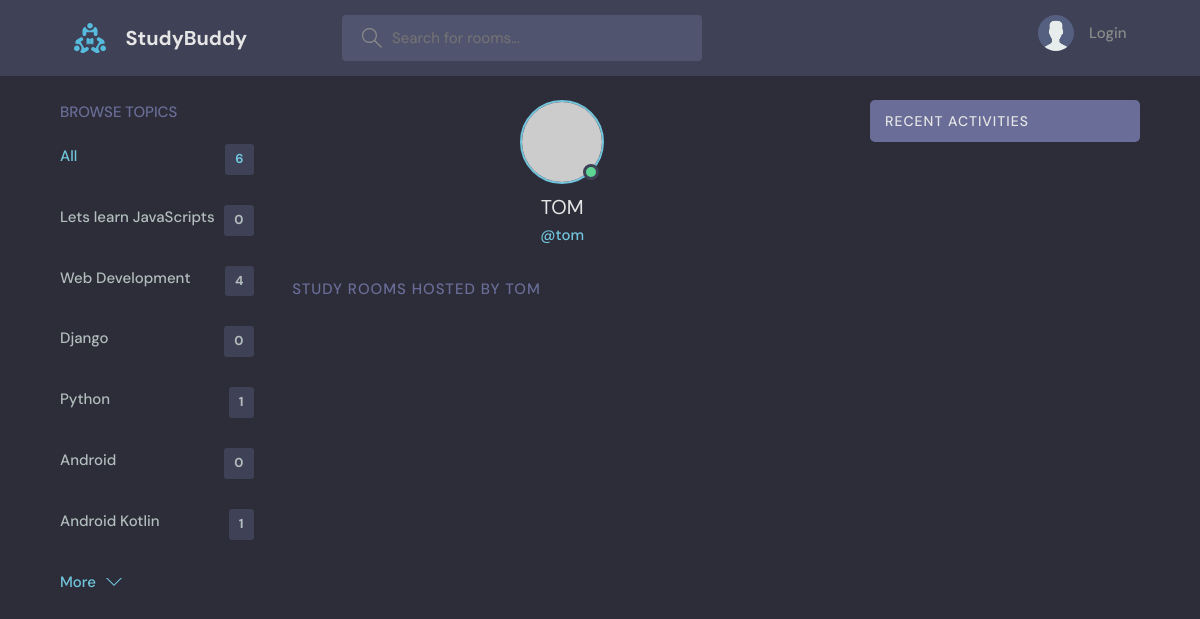
Screenshot of /profile/4 with the database file from the repository.
### base/models.py (models this page shows, shortened)
class Topic(models.Model):
    name = models.CharField(max_length=200)

### base/views.py (the view)
# urls.py: path('profile/<str:pk>',views.userProfile,name='user-profile'),
def userProfile(request,pk):
    user = User.objects.get(id=pk)
    rooms = user.room_set.all()
    room_messages = user.message_set.all()
    topics = Topic.objects.all()
    context = {'user':user,'rooms':rooms,'room_messages':room_messages,'topics':topics}
    return render(request,'base/profile.html',context)

### base/templates/base/profile.html (shortened to what this page needs)
{% extends 'main.html' %}
{% block content %}
  <main class="profile-page layout layout--3">
    <div class="container">
      {% include 'base/topics_component.html' %}
      <div class="roomList">
        <div class="profile">
          <div class="profile__avatar">
            <div class="avatar avatar--large active">
              <img src="https://randomuser.me/api/portraits/men/11.jpg" />
            </div>
          </div>
          <div class="profile__info">
            <h3>{{user.username.upper}}</h3>
            <p>@{{user.username}}</p>
          </div>
        </div>
        <div class="roomList__header">
          <div>
            <h2>Study Rooms Hosted by {{user.username.upper}}</a>
            </h2>
          </div>
        </div>
      </div>
      {% include 'base/activity _component.html' %}
    </div>
  </main>
{% endblock %}

### base/templates/base/topics_component.html
<div class="topics">
    <div class="topics__header">
      <h2>Browse Topics</h2>
    </div>
    <ul class="topics__list">
      <li>
        <a href="{% url 'home' %}" class="active">All <span>{{topics.count}}</span></a>
      </li>
      {% for topic in topics %}
      <li>
        <a href="{% url 'home' %}?q={{topic.name}}">{{topic.name}} <span>{{topic.room_set.all.count}}</span></a>
      </li>
      {% endfor %}
    </ul>
    <a class="btn btn--link" href="topics.html">
      More
      <svg version="1.1" xmlns="http://www.w3.org/2000/svg" width="32" height="32" viewBox="0 0 32 32">
        <title>chevron-down</title>
        <path d="M16 21l-13-13h-3l16 16 16-16h-3l-13 13z"></path>
      </svg>
    </a>
  </div>

### static/styles/style.css (style rules this page uses)
:root { --color-main: #71c6dd; --color-main-light: #e1f6fb; --color-dark: #3f4156; --color-dark-medium: #51546e; --color-dark-light: #696d97; --color-light: #e5e5e5; --color-gray: #8b8b8b; --color-light-gray: #b2bdbd; --color-bg: #2d2d39; --color-success: #5dd693; --color-error: #fc4b0b; }
* { font-family: "DM Sans", -apple-system, BlinkMacSystemFont, "Segoe UI", Roboto, Oxygen, Ubuntu, Cantarell, "Open Sans", "Helvetica Neue", sans-serif; margin: 0; padding: 0; box-sizing: border-box; text-rendering: optimizeLegibility; font-size: inherit; }
html { font-size: 56.25%; }
@media only screen and (min-width: 1200px) { html { font-size: 62.5%; } }
body { line-height: 1.6; font-weight: 400; font-size: 1.5rem; color: var(--color-light-gray); background-color: var(--color-bg); min-height: 100vh; }
img { width: 100%; }
a { display: inline-block; color: var(--color-main); text-decoration: none; }
.container { max-width: 120rem; width: 90%; margin: auto; }
.btn { background-color: transparent; border: none; display: inline-flex; align-items: center; gap: 1rem; cursor: pointer; transition: all ease-in-out 0.3s; padding: 1rem 2rem; border-radius: 5px; box-shadow: 1px 1px 3px 1px rgba(0, 0, 0, 0.15); font-weight: 500; }
.btn--link { border-radius: 0; padding: 0; color: var(--color-main); box-shadow: none; }
.btn > svg { fill: currentColor; width: 1.6rem; height: 1.6rem; }
.avatar { position: relative; display: inline-block; border-radius: 50%; border: 2px solid var(--color-main); }
.avatar img { display: block; border-radius: 50%; object-fit: cover; object-position: center; }
.avatar::after { content: ""; display: block; position: absolute; background-color: var(--color-gray); z-index: 111; border-radius: 50%; border: 0.3rem solid var(--color-dark); }
.avatar.active::after { background-color: var(--color-success); }
.avatar.avatar--large img { display: block; width: 8rem; height: 8rem; border-radius: 50%; }
.avatar.avatar--large:after { width: 1rem; height: 1rem; bottom: 2px; right: 3.5px; }
.layout { margin-top: 2.4rem; }
.layout > .container { display: flex; justify-content: space-between; align-items: flex-start; }
.layout--3 > .container > div:first-child { flex-basis: 18%; max-width: 22.5rem; }
.layout--3 > .container > div:nth-child(2) { flex-basis: 50%; }
.topics__header { margin-bottom: 2rem; }
.topics__header h2 { text-transform: uppercase; font-weight: 500; color: var(--color-dark-light); }
.topics__list { list-style: none; }
.topics__list li a { display: flex; justify-content: space-between; margin-bottom: 3rem; font-weight: 500; color: var(--color-light-gray); transition: all 0.3s ease-in-out; }
.topics__list li a.active, .topics__list li a:hover { color: var(--color-main); }
.topics__list li a span { padding: 0.5rem 1rem; background-color: var(--color-dark); border-radius: 3px; font-size: 1.3rem; font-weight: 700; letter-spacing: 1px; }
.roomList__header { display: flex; justify-content: space-between; align-items: center; margin-bottom: 2.4rem; }
.roomList__header h2 { text-transform: uppercase; font-weight: 500; color: var(--color-light); letter-spacing: 1px; }
.profile { margin-bottom: 3rem; }
.profile__avatar { text-align: center; }
.profile__info { text-align: center; }
.profile__info h3 { font-size: 2rem; color: var(--color-light); font-weight: 400; }
.profile__info p { color: var(--color-main); font-weight: 500; margin-bottom: 1rem; }
.profile-page .roomList__header { margin-bottom: 1.5rem; }
.profile-page .roomList__header h2 { color: var(--color-dark-light); }

### rows the page displays
Topic: name "Lets learn JavaScripts", room_set.all.count "0"
Topic: name "Web Development", room_set.all.count "4"
Topic: name "Django", room_set.all.count "0"
Topic: name "Python", room_set.all.count "1"
Topic: name "Android", room_set.all.count "0"
Topic: name "Android Kotlin", room_set.all.count "1"

### other values shown
{{ topics.count }} "6"
{{ user.username.upper }} "TOM"
{{ user.username }} "tom"
